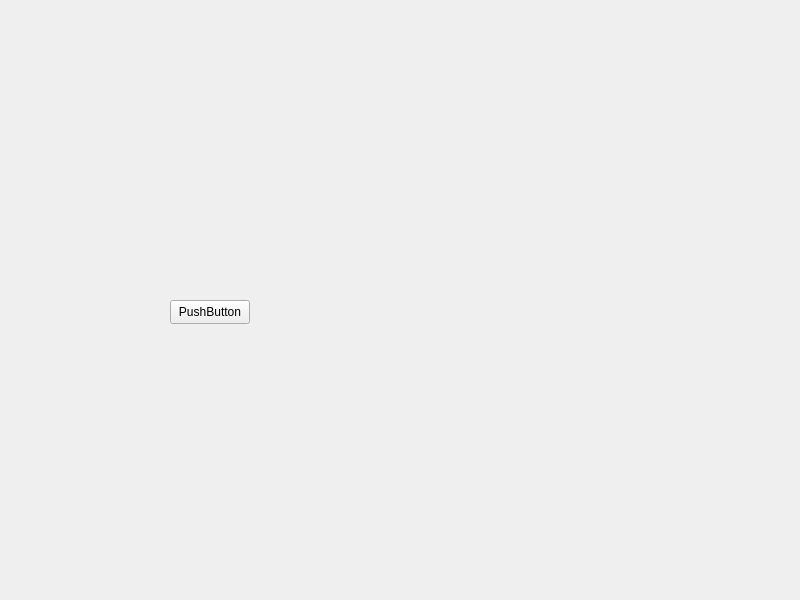
<?xml version="1.0" encoding="UTF-8"?>
<ui version="4.0">
 <class>Widget</class>
 <widget class="QWidget" name="Widget">
  <property name="geometry">
   <rect>
    <x>0</x>
    <y>0</y>
    <width>800</width>
    <height>600</height>
   </rect>
  </property>
  <property name="windowTitle">
   <string>Widget</string>
  </property>
  <widget class="QPushButton" name="pushButton">
   <property name="geometry">
    <rect>
     <x>170</x>
     <y>300</y>
     <width>80</width>
     <height>24</height>
    </rect>
   </property>
   <property name="text">
    <string>PushButton</string>
   </property>
  </widget>
 </widget>
 <resources/>
 <connections/>
</ui>
